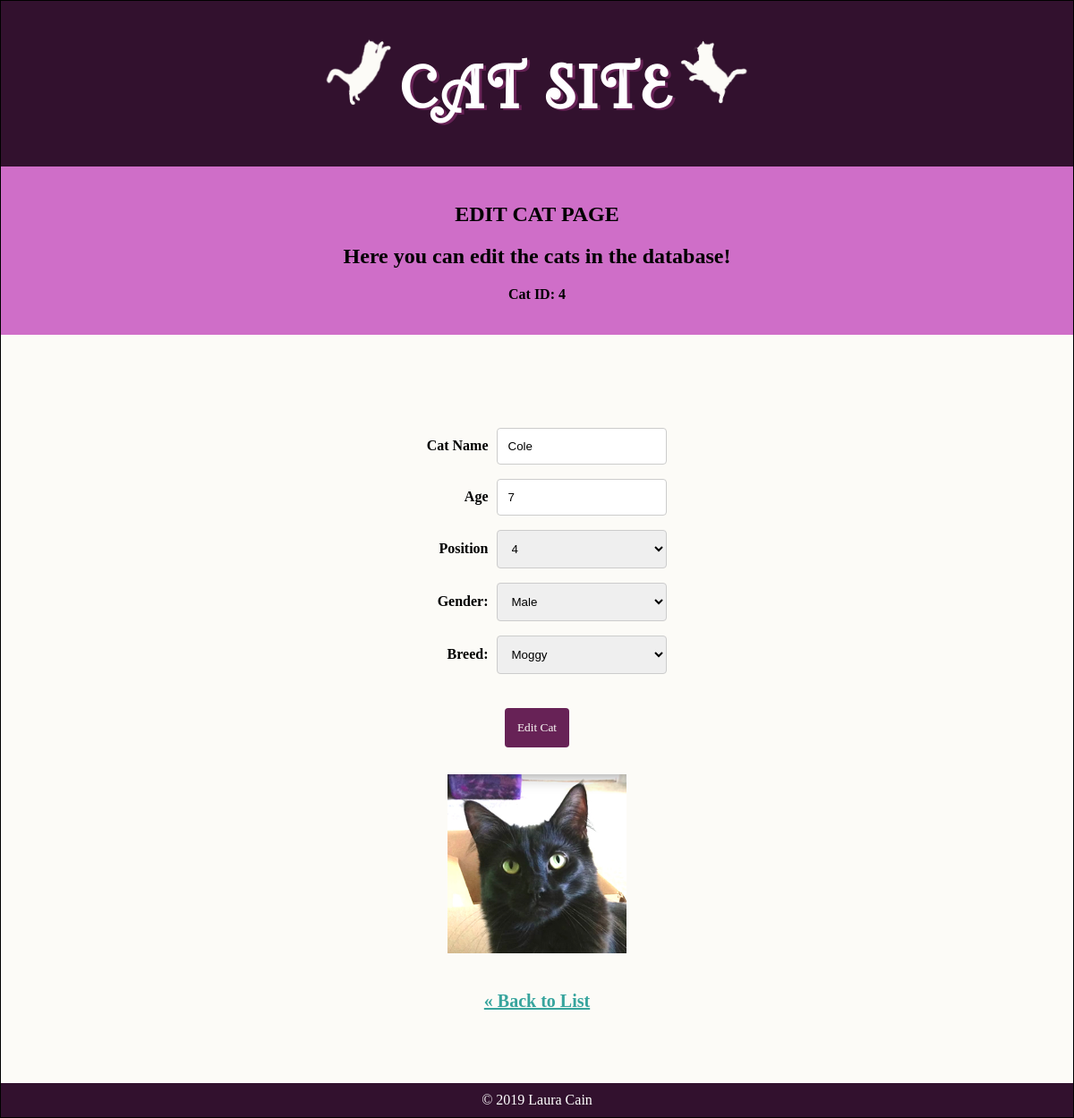
Screenshot of /cats/edit.php?id=4 with the database file from the repository.
### tables this page shows
CREATE TABLE `cats` (
  `id` int(11) NOT NULL,
  `cat_name` varchar(255) DEFAULT NULL,
  `position` int(11) DEFAULT NULL,
  `file_path` varchar(255) DEFAULT 'default.jpg',
  `breed_id` int(11) NOT NULL,
  `gender_id` int(11) NOT NULL,
  `age` int(11) DEFAULT NULL
);

### private/functions.php (called while the page is built, shortened)
<?php
function url_for($script_path) {
  if($script_path[0] != '/') {
    $script_path = "/" . $script_path;
  }
  return WWW_ROOT . $script_path;
}
?>

### private/query_functions.php (called while the page is built, shortened)
<?php
function find_all_genders() {
  global $db;
  $sql = "SELECT * FROM genders";
  $result = $db->query($sql);
  return $result;
}
function find_all_breeds() {
  global $db;
  $sql = "SELECT * FROM breeds";
  $result = $db->query($sql);
  return $result;
}
function find_all_cats() {
  global $db;
  $sql = "SELECT * FROM breeds b
  INNER JOIN cats c ON b.breed_id = c.breed_id
  INNER JOIN genders d on c.gender_id = d.gender_id
  ORDER BY c.position asc ";
  $result = $db->query($sql);
  return $result;
}
function find_cat_by_id($id) {
  global $db;
  $sql = "SELECT * FROM cats c INNER JOIN breeds b ON c.breed_id = b.breed_id INNER JOIN genders d on c.gender_id = d.gender_id ";
  $sql .= "WHERE c.id= ' " . mysqli_real_escape_string($db, $id) . " ' ";
  $result = $db->query($sql);
  $cat = mysqli_fetch_assoc($result);
  return $cat;
}
function cat_count() {
  $cat_set = find_all_cats();
  $result = mysqli_num_rows($cat_set);
  return $result;
}
?>

### public/cats/edit.php (the view, shortened to what this page needs)
<?php require_once('../../private/start.php');
$id = $_GET['id'];
if(is_post_request()) {
  $cat = [];
  $cat['id'] = $id;
  $cat['cat_name'] = $_POST['cat_name'] ?? '';
  $cat['position'] = $_POST['position'] ?? '';
  $cat['visible'] = $_POST['visible'] ?? '';
  $cat['breed_id'] = $_POST['breed_id'] ?? '';
  $cat['gender_id'] = $_POST['gender_id'] ?? '';
  $cat['age'] = $_POST['age'] ?? '';
  $result = update_cat($cat);
  if($result === true) {
    redirect_to(url_for('cats/view.php?id=' . $id));
  }
} else {
  $cat = find_cat_by_id($id);
}
$cat_count = cat_count();
?>
<?php include(SHARED_PATH . '/header.php'); ?>
<div class="intro">
  <div class="content-wrap">
    <h2>EDIT CAT PAGE</h2>
    <h2>Here you can edit the cats in the database!</h2>
    <p><?php echo "Cat ID: "; echo htmlspecialchars($id); ?></p>
  </div>
</div>
<div class="main-section">
  <div class="content-wrap">
    <form id="edit_cat_form"  name="edit_cat_form" action="<?php echo url_for('cats/edit.php?id=' . htmlspecialchars(urlencode($id)));?>" method="post">
      <div>
        <label for="cat_name">Cat Name</label>
        <input type="text" id="cat_name" name="cat_name" value="<?php echo htmlspecialchars($cat['cat_name']); ?>"><br>
      </div>
      <div>
        <label for="age">Age</label>
        <input type="text" id="age" name="age" value="<?php echo htmlspecialchars($cat['age']); ?>"><br>
      </div>
      <div>
        <label for ="position">Position</label>
        <select id="position" name="position">
          <?php
          for($i=1; $i <= $cat_count; $i++) {
            echo "<option value=\"{$i}\"";
            if($cat["position"] == $i) {
              echo " selected";
            }
            echo ">{$i}</option>";
          }
          ?>
        </select><br>
      </div>
      <div>
        <label for ="gender">Gender: </label>
        <select name="gender_id">
          <?php
          $gender_set = find_all_genders();
          while($gender = mysqli_fetch_assoc($gender_set)) {
            echo "<option value=\"" . htmlspecialchars($gender['gender_id']) . "\"";
            if($cat["gender_id"] == $gender['gender_id']) {
              echo " selected";
            }
            echo ">" . htmlspecialchars($gender['gender_name']) . "</option>";
          }
          ?>
        </select><br>
      </div>
      <div>
        <label for ="breed">Breed: </label>
        <select name="breed_id">
          <?php
          $breeds_set = find_all_breeds();
          while($breed = mysqli_fetch_assoc($breeds_set)) {
            echo "<option value=\"" . htmlspecialchars($breed['breed_id']) . "\"";
            if($cat["breed_id"] == $breed['breed_id']) {
              echo " selected";
            }
            echo ">" . htmlspecialchars($breed['breed_name']) . "</option>";
          }
          ?>
        </select><br>
      </div>
      <div>
        <input type="submit" value="Edit Cat">
      </div>
    </form>
    <img class="cat-img" src="<?php echo url_for('/images/' . $cat['file_path']); ?>  " ><br><br>
    <div class="back-link">
      <a href="<?php echo url_for('/index.php');?>">&laquo; Back to List</a>
    </div>
  </div>
</div>
<?php include(SHARED_PATH . '/footer.php'); ?>

### public/stylesheets/styles.css (style rules this page uses)
body { border: 1px solid black; font-family: 'Calisto MT', serif; text-align: center; margin: 0 auto; }
p { font-weight: bold; }
.content-wrap { width: 950px; margin: 0 auto; }
.intro { background: #CF6EC8; text-align: center; padding: 20px; margin: 0 auto; }
.main-section { background: #FCFBF7; padding: 80px; }
a { color: #37A49D; font-weight: bold; }
.back-link a { font-size: 20px; font-weight: bold; color: #37A49D; }
input[type=text], select { width: 20%; padding: 12px; margin: 8px 0; display: inline-block; border: 1px solid #ccc; border-radius: 4px; box-sizing: border-box; }
label { font-weight: bold; display: inline-block; width: 90px; text-align: right; padding-right: 5px; }
input[type=submit] { background-color: #672256; color: #FCFBF7; padding: 14px; margin: 8px 0; border: none; border-radius: 4px; cursor: pointer; font-family: 'Calisto MT'; text-align: center; margin-top: 30px; margin-bottom: 10px; }
.cat-img { width: 200px; padding: 20px; }

### rows the page displays
cats: cat_name "Cole", age "7", position "4", file_path (picture)

### other values shown
$id "4"
form field gender_id "Male"
form field breed_id "Moggy"
